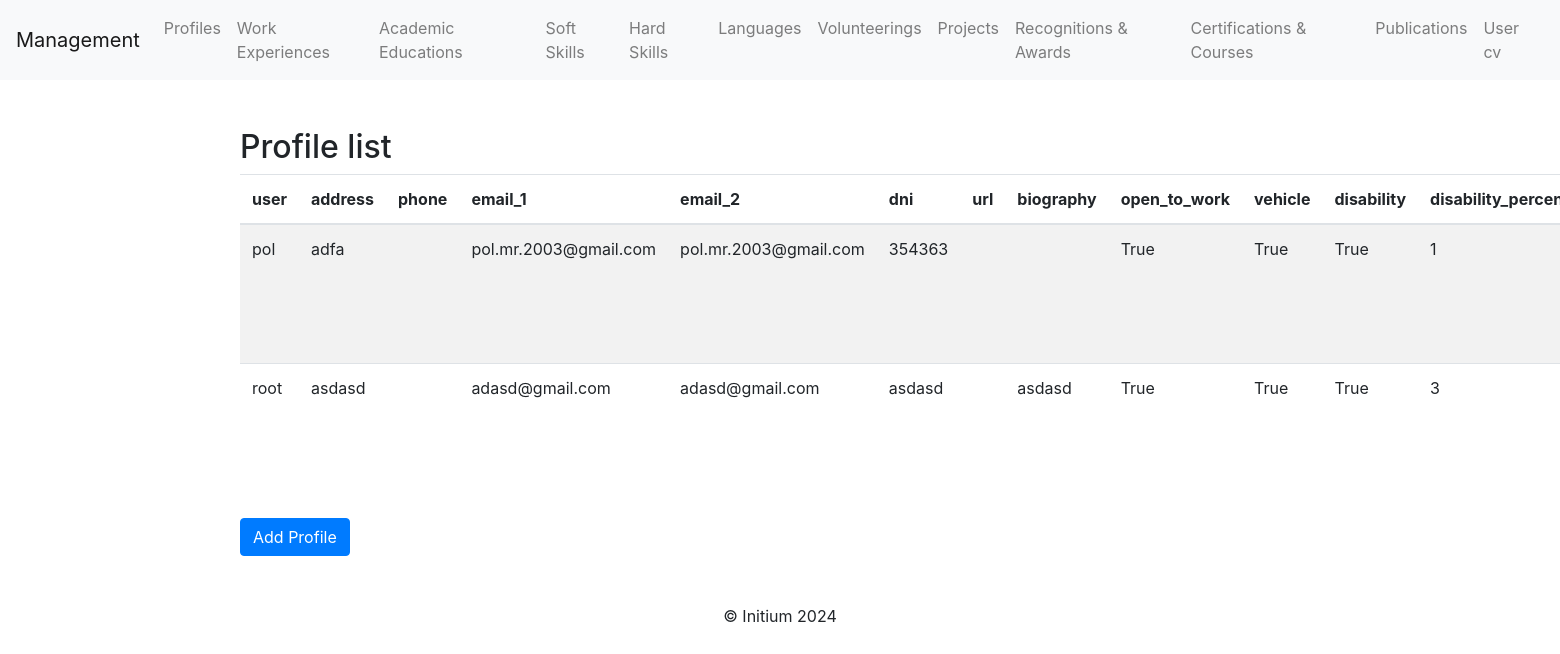
/profiles/, run on the app's committed database.
### profile_cv/models.py (models this page shows, shortened)
class Profile_CV(models.Model):
    user = models.OneToOneField(User, on_delete=models.CASCADE)  # One-to-one relationship with the User model
    img_profile = models.ImageField(upload_to='profile_images/', blank=True)  # Profile picture
    address = models.CharField(max_length=255)  # User's address
    phone_1 = models.CharField(max_length=20)  # User's phone number
    phone_2 = models.CharField(max_length=20)  # User's phone number
    email_1 = models.EmailField()  # User's primary email
    email_2 = models.EmailField(blank=True, null=True)  # Optional secondary email
    dni = models.CharField(max_length=20, unique=True)  # Unique DNI of the user
    biography = models.TextField(blank=True, null=True)  # Optional biography of the user
    open_to_work = models.BooleanField(blank=True, null=True)
    vehicle = models.BooleanField(blank=False, null=True)
    disability = models.BooleanField(blank=True, null=True)
    disability_percentage = models.IntegerField(blank=True, null=True)
    incorporation = models.ForeignKey("IncorporationUser", on_delete=models.CASCADE)
    sector = models.ForeignKey("SectorUser", on_delete=models.CASCADE)  # Sector
    category = models.ForeignKey("CategoryUser", on_delete=models.CASCADE)  # Category
    work_experiences = models.ForeignKey("WorkExperience", on_delete=models.CASCADE)  # Work experiences
    hard_skills = models.ForeignKey("HardSkillUser", on_delete=models.CASCADE)  # Hard skills
    soft_skills = models.ForeignKey("SoftSkillUser", on_delete=models.CASCADE)  # Soft skills
    languages = models.ForeignKey("LanguageUser", on_delete=models.CASCADE)  # Languages
    academic_educations = models.ForeignKey("AcademicEducation", on_delete=models.CASCADE)  # Academic educations
    volunteerings = models.ForeignKey("Volunteering", on_delete=models.CASCADE, blank=True, null=True)  # Volunteerings
    projects = models.ForeignKey("Project", on_delete=models.CASCADE, blank=True, null=True)  # Projects
    publications = models.ForeignKey("Publication", on_delete=models.CASCADE, blank=True, null=True)  # Publications
    recognitions_awards = models.ForeignKey("RecognitionAward", on_delete=models.CASCADE, blank=True, null=True)  # Recognitions and awards
    certifications_courses = models.ForeignKey("CertificationCourse", on_delete=models.CASCADE, blank=True, null=True)  # Certifications and courses

### profile_cv/views.py (the view)
# urls.py: path('profiles/', profile_list, name='profile_list'),
def profile_list(request):
    profiles = Profile_CV.objects.all()
    return render(request, "profile/profile_list.html", {"profiles": profiles})

### profile_cv/models.py (called while the page is built)
    def __str__(self):
        return self.job_title

    def __str__(self):
        return self.title

    def __str__(self):
        return self.hard_skill.name_hard_skill

    def __str__(self):
        return self.soft_skill.name_soft_skill

    def __str__(self):
        return self.language.name_language

    def __str__(self):
        return self.category.name_category

    def __str__(self):
        return self.sector.name_sector

    def __str__(self):
        return self.incorporation.name_incorporation

    def __str__(self):
        return self.volunteering_position

    def __str__(self):
        return self.name

    def __str__(self):
        return self.doi

    def __str__(self):
        return self.name

    def __str__(self):
        return self.title

### profile_cv/templates/profile/profile_list.html (shortened to what this page needs)
{% extends 'base.html' %}
{% block content %}
<div class="container mt-5">
    <h2>Profile list</h2>
    <table class="table table-striped">
        <thead>
            <tr>
                <th>user</th>
                <th>address</th>
                <th>phone</th>
                <th>email_1</th>
                <th>email_2</th>
                <th>dni</th>
                <th>url</th>
                <th>biography</th>
                <th>open_to_work</th>
                <th>vehicle</th>
                <th>disability</th>
                <th>disability_percentage</th>
            </tr>
        </thead>
        <tbody>
            {% for profile in profiles %}
            <tr>
                <td>{{ profile.user.username }}</td>
                <td>{{ profile.address }}</td>
                <td>{{ profile.phone }}</td>
                <td>{{ profile.email_1 }}</td>
                <td>{{ profile.email_2 }}</td>
                <td>{{ profile.dni }}</td>
                <td>{{ profile.url }}</td>
                <td>{{ profile.biography }}</td>
                <td>{{ profile.open_to_work }}</td>
                <td>{{ profile.vehicle }}</td>
                <td>{{ profile.disability }}</td>
                <td>{{ profile.disability_percentage }}</td>
            </tr>
            {% empty %}
            <tr>
                <td colspan="25">No Profiles found.</td>
            </tr>
            {% endfor %}
        </tbody>
    </table>
    <a class="btn btn-primary" href="{% url 'profile_create' %}">Add Profile</a>
</div>
{% endblock %}

### data on the page
Profile_CV: user.username "pol", address "adfa", email_1 "pol.mr.2003@gmail.com", email_2 "pol.mr.2003@gmail.com", dni "354363", open_to_work "True", vehicle "True", disability "True", disability_percentage "1"
Profile_CV: user.username "root", address "asdasd", email_1 "adasd@gmail.com", email_2 "adasd@gmail.com", dni "asdasd", biography "asdasd", open_to_work "True", vehicle "True", disability "True", disability_percentage "3"
